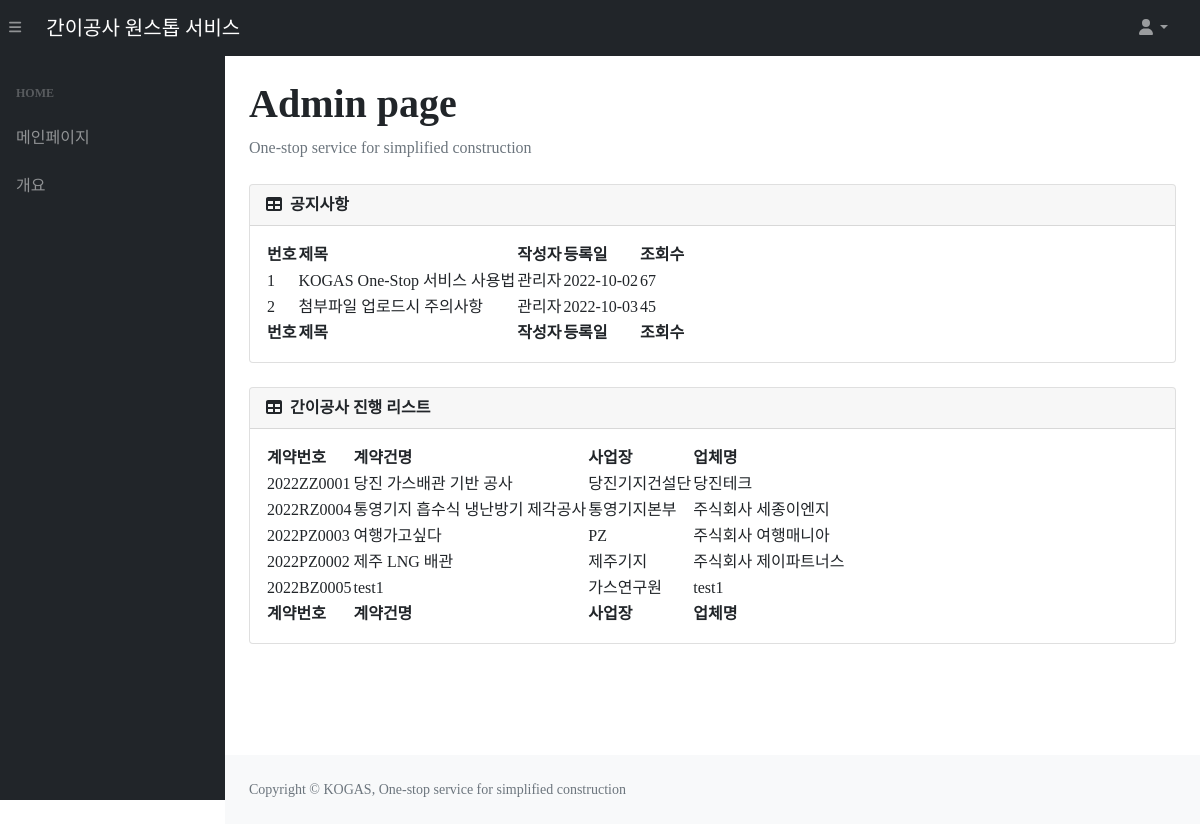
The page / on the database its author committed.
### tables this page shows
CREATE TABLE "constructionList" (
	"contractNum"	TEXT UNIQUE,
	"title"	TEXT,
	"department"	TEXT,
	"company"	TEXT,
	"supervisor"	TEXT,
	"s_contact"	TEXT,
	"contractAmount"	NUMERIC,
	"deposit_rate"	NUMERIC,
	"fault_rate"	NUMERIC,
	"progress"	INTEGER,
	"s_position"	TEXT,
	"s_email"	TEXT,
	"class_code"	TEXT,
	"budget_course"	TEXT,
	"start_date"	TEXT,
	"contract_completion"	TEXT,
	"real_completion"	TEXT,
	"summary"	TEXT,
	"company2"	TEXT,
	"company2_amount"	NUMERIC,
	"company3"	TEXT,
	"company3_amount"	NUMERIC,
	PRIMARY KEY("contractNum")
);

### app.py (the view)
@app.route('/')
def index():
    con = sqlite3.connect(path.join(ROOT, 'KOGAS.db'))
    cur = con.cursor()
    sql = f"SELECT * FROM constructionList"
    cur.execute(sql)
    list = cur.fetchall()
    list = sorted(list, key=lambda x : x[0], reverse=True)
    session['logFlag_b'] = False
    session['contractNum'] = False
    return render_template('index.html', login=session.get('logFlag'), constructionList=list)

### templates/index.html (shortened to what this page needs)
<!DOCTYPE html>
<html lang="ko">
<head>
    <link href="https://cdn.jsdelivr.net/npm/simple-datatables@latest/dist/style.css" rel="stylesheet" />
    <link rel="stylesheet" href="{{ url_for('static', filename='css/main.css') }}">|
</head>
<body class="sb-nav-fixed">
    <nav class="sb-topnav navbar navbar-expand navbar-dark bg-dark">
        <button class="btn btn-link btn-sm order-1 order-lg-0 me-4 me-lg-0" id="sidebarToggle" href="#!"><i
                class="fas fa-bars"></i></button>
        <a class="navbar-brand ps-3" href="{{ url_for('index') }}">
            간이공사 원스톱 서비스 </a>
        <ul class="navbar-nav ms-auto ms-md-0 me-3 me-lg-4">
            <li class="nav-item dropdown">
                <a class="nav-link dropdown-toggle" id="navbarDropdown" href="#" role="button" data-bs-toggle="dropdown"
                    aria-expanded="false"><i class="fas fa-user fa-fw"></i></a>
            </li>
        </ul>
    </nav>
    <div id="layoutSidenav">
        <div id="layoutSidenav_nav">
            <nav class="sb-sidenav accordion sb-sidenav-dark" id="sidenavAccordion">
                <div class="sb-sidenav-menu">
                    <div class="nav">
                        <div class="sb-sidenav-menu-heading">Home</div>
                        <a class="nav-link" href="{{ url_for('index') }}">메인페이지</a>
                        <a class="nav-link" href="{{ url_for('summary') }}">개요</a>
                    </div>
                </div>
            </nav>
        </div>
        <div id="layoutSidenav_content">
            <main>
                <div class="container-fluid px-4">
                    {% block main %}
                    <h1 class="mt-4" style="text-align:left;"><b>Admin page</b></h1>
                    <ol class="breadcrumb mb-4">
                        <li class="breadcrumb-item active">One-stop service for simplified construction</li>
                    </ol>
                    <div class="card mb-4">
                        <div class="card-header">
                            <i class="fas fa-table me-1"></i>
                            <b>공지사항</b>
                        </div>
                        <div class="card-body">
                            <table id="datatablesSimple2">
                                <thead>
                                    <tr>
                                        <th>번호</th>
                                        <th>제목</th>
                                        <th>작성자</th>
                                        <th>등록일</th>
                                        <th>조회수</th>
                                    </tr>
                                </thead>
                                <tfoot>
                                    <tr>
                                        <th>번호</th>
                                        <th>제목</th>
                                        <th>작성자</th>
                                        <th>등록일</th>
                                        <th>조회수</th>
                                    </tr>
                                </tfoot>
                                <tbody>
                                    <tr onclick="location.href='#';" style="cursor:pointer;">
                                        <td>1</td>
                                        <td>KOGAS One-Stop 서비스 사용법</td>
                                        <td>관리자</td>
                                        <td>2022-10-02</td>
                                        <td>67</td>
                                    </tr>
                                    <tr onclick="location.href='#';" style="cursor:pointer;">
                                        <td>2</td>
                                        <td>첨부파일 업로드시 주의사항</td>
                                        <td>관리자</td>
                                        <td>2022-10-03</td>
                                        <td>45</td>
                                    </tr>
                                </tbody>
                            </table>
                        </div>
                    </div>
                    <div class="card mb-4">
                        <div class="card-header"
                            style="display: flex; align-items: center; justify-content: space-between;">
                            <div>
                                <i class="fas fa-table me-1"></i>
                                <b>간이공사 진행 리스트</b>
                            </div>
                        </div>
                        <div class="card-body">
                            <table id="datatablesSimple">
                                <thead>
                                    <tr>
                                        <th>계약번호</th>
                                        <th>계약건명</th>
                                        <th>사업장</th>
                                        <th>업체명</th>
                                    </tr>
                                </thead>
                                <tfoot>
                                    <tr>
                                        <th>계약번호</th>
                                        <th>계약건명</th>
                                        <th>사업장</th>
                                        <th>업체명</th>
                                    </tr>
                                </tfoot>
                                <tbody>
                                    {% for construction in constructionList %}
                                    <tr onclick="location.href='/pre/{{construction[0]}}';" style="cursor:pointer;">
                                        <td>{{construction[0]}}</td>
                                        <td>{{construction[1]}}</td>
                                        <td>{{construction[2]}}</td>
                                        <td>{{construction[3]}}</td>
                                    </tr>
                                    {% endfor %}
                                </tbody>
                            </table>
                        </div>
                    </div>
                    {% endblock %}
                </div>
            </main>
            <footer class="py-4 bg-light mt-auto">
                <div class="container-fluid px-4">
                    <div class="d-flex align-items-center justify-content-between small">
                        <div class="text-muted">Copyright &copy; KOGAS, One-stop service for simplified construction
                        </div>
                    </div>
                </div>
            </footer>
        </div>
    </div>
</body>
</html>

### rows shown on the page
constructionList: contractNum "2022ZZ0001", title "당진 가스배관 기반 공사", department "당진기지건설단", company "당진테크"
constructionList: contractNum "2022RZ0004", title "통영기지 흡수식 냉난방기 제각공사", department "통영기지본부", company "주식회사 세종이엔지"
constructionList: contractNum "2022PZ0003", title "여행가고싶다", department "PZ", company "주식회사 여행매니아"
constructionList: contractNum "2022PZ0002", title "제주 LNG 배관", department "제주기지", company "주식회사 제이파트너스"
constructionList: contractNum "2022BZ0005", title "test1", department "가스연구원", company "test1"
